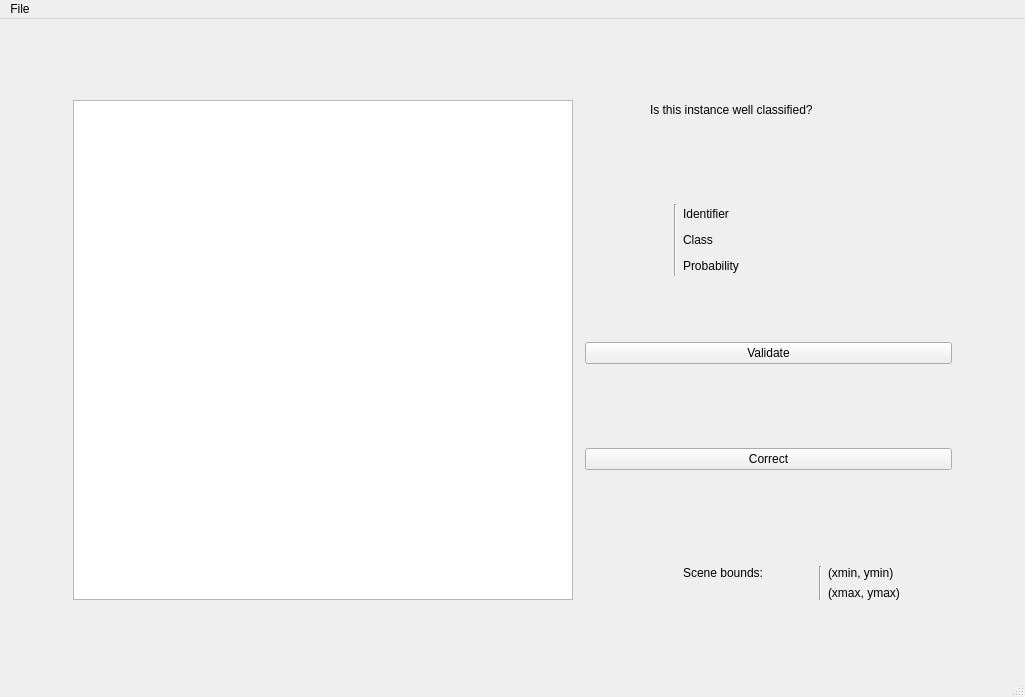
<?xml version="1.0" encoding="UTF-8"?>
<ui version="4.0">
 <class>mainWindow</class>
 <widget class="QMainWindow" name="mainWindow">
  <property name="geometry">
   <rect>
    <x>0</x>
    <y>0</y>
    <width>1025</width>
    <height>697</height>
   </rect>
  </property>
  <property name="minimumSize">
   <size>
    <width>900</width>
    <height>650</height>
   </size>
  </property>
  <property name="contextMenuPolicy">
   <enum>Qt::ActionsContextMenu</enum>
  </property>
  <property name="windowTitle">
   <string>Sgrisner</string>
  </property>
  <widget class="QWidget" name="centralwidget">
   <layout class="QGridLayout" name="gridLayout">
    <item row="5" column="4" rowspan="3" colspan="2">
     <spacer name="horizontalSpacer_5">
      <property name="orientation">
       <enum>Qt::Horizontal</enum>
      </property>
      <property name="sizeHint" stdset="0">
       <size>
        <width>40</width>
        <height>20</height>
       </size>
      </property>
     </spacer>
    </item>
    <item row="0" column="0" colspan="16">
     <spacer name="verticalSpacer_6">
      <property name="orientation">
       <enum>Qt::Vertical</enum>
      </property>
      <property name="sizeHint" stdset="0">
       <size>
        <width>20</width>
        <height>40</height>
       </size>
      </property>
     </spacer>
    </item>
    <item row="1" column="0" rowspan="19">
     <spacer name="horizontalSpacer_9">
      <property name="orientation">
       <enum>Qt::Horizontal</enum>
      </property>
      <property name="sizeHint" stdset="0">
       <size>
        <width>40</width>
        <height>20</height>
       </size>
      </property>
     </spacer>
    </item>
    <item row="7" column="7">
     <widget class="QLabel" name="probaLabel">
      <property name="text">
       <string>Probability</string>
      </property>
     </widget>
    </item>
    <item row="6" column="7">
     <widget class="QLabel" name="classLabel">
      <property name="text">
       <string>Class</string>
      </property>
     </widget>
    </item>
    <item row="5" column="6" rowspan="3">
     <widget class="Line" name="buildingLine">
      <property name="orientation">
       <enum>Qt::Vertical</enum>
      </property>
     </widget>
    </item>
    <item row="5" column="7">
     <widget class="QLabel" name="idLabel">
      <property name="text">
       <string>Identifier</string>
      </property>
     </widget>
    </item>
    <item row="3" column="4">
     <spacer name="horizontalSpacer_11">
      <property name="orientation">
       <enum>Qt::Horizontal</enum>
      </property>
      <property name="sizeHint" stdset="0">
       <size>
        <width>40</width>
        <height>20</height>
       </size>
      </property>
     </spacer>
    </item>
    <item row="16" column="10" rowspan="2">
     <widget class="Line" name="sceneLine">
      <property name="orientation">
       <enum>Qt::Vertical</enum>
      </property>
     </widget>
    </item>
    <item row="8" column="3" rowspan="2" colspan="12">
     <spacer name="verticalSpacer">
      <property name="orientation">
       <enum>Qt::Vertical</enum>
      </property>
      <property name="sizeHint" stdset="0">
       <size>
        <width>20</width>
        <height>60</height>
       </size>
      </property>
     </spacer>
    </item>
    <item row="10" column="4" colspan="11">
     <widget class="QPushButton" name="validateButton">
      <property name="text">
       <string>Validate</string>
      </property>
     </widget>
    </item>
    <item row="7" column="11" colspan="3">
     <spacer name="horizontalSpacer_7">
      <property name="orientation">
       <enum>Qt::Horizontal</enum>
      </property>
      <property name="sizeHint" stdset="0">
       <size>
        <width>40</width>
        <height>20</height>
       </size>
      </property>
     </spacer>
    </item>
    <item row="5" column="11" colspan="3">
     <spacer name="horizontalSpacer_8">
      <property name="orientation">
       <enum>Qt::Horizontal</enum>
      </property>
      <property name="sizeHint" stdset="0">
       <size>
        <width>40</width>
        <height>20</height>
       </size>
      </property>
     </spacer>
    </item>
    <item row="1" column="15" rowspan="19">
     <spacer name="horizontalSpacer_10">
      <property name="orientation">
       <enum>Qt::Horizontal</enum>
      </property>
      <property name="sizeHint" stdset="0">
       <size>
        <width>40</width>
        <height>20</height>
       </size>
      </property>
     </spacer>
    </item>
    <item row="16" column="7">
     <widget class="QLabel" name="boundLabel">
      <property name="text">
       <string>Scene bounds:</string>
      </property>
     </widget>
    </item>
    <item row="16" column="11">
     <widget class="QLabel" name="boundxValueLabel">
      <property name="text">
       <string>(xmin, ymin)</string>
      </property>
     </widget>
    </item>
    <item row="17" column="11">
     <widget class="QLabel" name="boundyValueLabel">
      <property name="text">
       <string>(xmax, ymax)</string>
      </property>
     </widget>
    </item>
    <item row="13" column="3" colspan="12">
     <spacer name="verticalSpacer_2">
      <property name="orientation">
       <enum>Qt::Vertical</enum>
      </property>
      <property name="sizeHint" stdset="0">
       <size>
        <width>20</width>
        <height>40</height>
       </size>
      </property>
     </spacer>
    </item>
    <item row="6" column="12" colspan="2">
     <spacer name="horizontalSpacer_6">
      <property name="orientation">
       <enum>Qt::Horizontal</enum>
      </property>
      <property name="sizeHint" stdset="0">
       <size>
        <width>40</width>
        <height>20</height>
       </size>
      </property>
     </spacer>
    </item>
    <item row="15" column="4" rowspan="3" colspan="2">
     <spacer name="horizontalSpacer_12">
      <property name="orientation">
       <enum>Qt::Horizontal</enum>
      </property>
      <property name="sizeHint" stdset="0">
       <size>
        <width>40</width>
        <height>20</height>
       </size>
      </property>
     </spacer>
    </item>
    <item row="11" column="3" colspan="12">
     <spacer name="verticalSpacer_3">
      <property name="orientation">
       <enum>Qt::Vertical</enum>
      </property>
      <property name="sizeHint" stdset="0">
       <size>
        <width>20</width>
        <height>40</height>
       </size>
      </property>
     </spacer>
    </item>
    <item row="4" column="3" colspan="12">
     <spacer name="verticalSpacer_4">
      <property name="orientation">
       <enum>Qt::Vertical</enum>
      </property>
      <property name="sizeHint" stdset="0">
       <size>
        <width>20</width>
        <height>40</height>
       </size>
      </property>
     </spacer>
    </item>
    <item row="12" column="4" colspan="11">
     <widget class="QPushButton" name="correctButton">
      <property name="text">
       <string>Correct</string>
      </property>
     </widget>
    </item>
    <item row="18" column="1" colspan="14">
     <spacer name="verticalSpacer_7">
      <property name="orientation">
       <enum>Qt::Vertical</enum>
      </property>
      <property name="sizeHint" stdset="0">
       <size>
        <width>20</width>
        <height>40</height>
       </size>
      </property>
     </spacer>
    </item>
    <item row="6" column="11">
     <widget class="QLabel" name="helpLogo">
      <property name="maximumSize">
       <size>
        <width>20</width>
        <height>20</height>
       </size>
      </property>
      <property name="text">
       <string/>
      </property>
      <property name="pixmap">
       <pixmap>:help.png</pixmap>
      </property>
      <property name="scaledContents">
       <bool>true</bool>
      </property>
     </widget>
    </item>
    <item row="3" column="1" rowspan="15" colspan="2">
     <widget class="QGraphicsView" name="instanceView">
      <property name="minimumSize">
       <size>
        <width>500</width>
        <height>500</height>
       </size>
      </property>
      <property name="maximumSize">
       <size>
        <width>1500</width>
        <height>1500</height>
       </size>
      </property>
     </widget>
    </item>
    <item row="3" column="5" colspan="5">
     <widget class="QLabel" name="questionLabel">
      <property name="text">
       <string>Is this instance well classified?</string>
      </property>
     </widget>
    </item>
    <item row="15" column="8" rowspan="3" colspan="2">
     <spacer name="horizontalSpacer">
      <property name="orientation">
       <enum>Qt::Horizontal</enum>
      </property>
      <property name="sizeHint" stdset="0">
       <size>
        <width>40</width>
        <height>20</height>
       </size>
      </property>
     </spacer>
    </item>
   </layout>
  </widget>
  <widget class="QMenuBar" name="menuBar">
   <property name="enabled">
    <bool>true</bool>
   </property>
   <property name="geometry">
    <rect>
     <x>0</x>
     <y>0</y>
     <width>1025</width>
     <height>25</height>
    </rect>
   </property>
   <property name="contextMenuPolicy">
    <enum>Qt::DefaultContextMenu</enum>
   </property>
   <property name="defaultUp">
    <bool>false</bool>
   </property>
   <widget class="QMenu" name="fileMenu">
    <property name="title">
     <string>File</string>
    </property>
    <addaction name="loaderAction"/>
    <addaction name="actionExit"/>
   </widget>
   <addaction name="fileMenu"/>
  </widget>
  <widget class="QStatusBar" name="statusbar"/>
  <action name="loaderAction">
   <property name="text">
    <string>Open...</string>
   </property>
  </action>
  <action name="actionExit">
   <property name="text">
    <string>Exit</string>
   </property>
  </action>
 </widget>
 <resources>
  <include location="../ressources/ressources.qrc"/>
 </resources>
 <connections/>
</ui>
